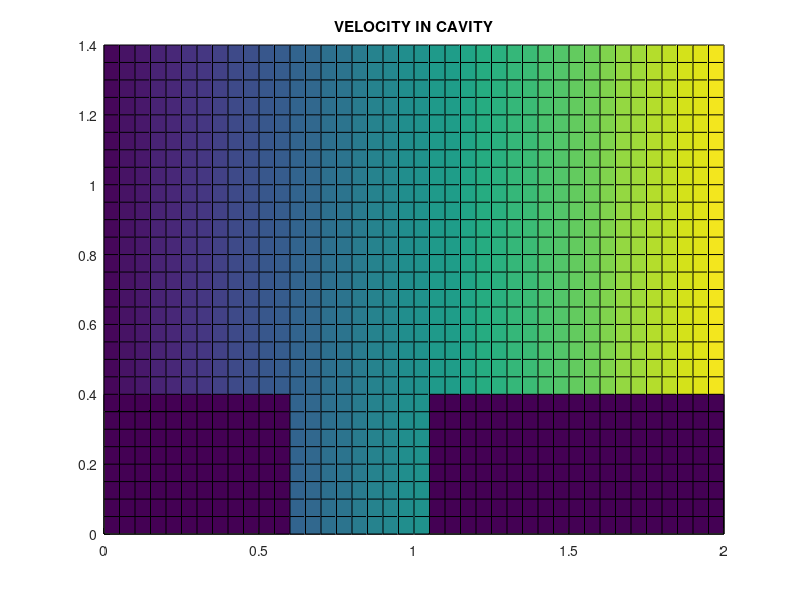

Recreate this plot in MATLAB.
function regular_grid
clear all;
close all;

%%%%%%%%%%%%%%%%%%%%%%%%%
CAPTURE = false;
%%%%%%%%%%%%%%%%%%%%%%%%%

MAXLOOP = 1000;
tolelance = 1e-10;

Xcav = 0.8;
WcavX = 0.4;
WcavY = 0.4;

L = 2;
W = 1;

dx = 0.05;
dy = 0.05;
x = 0:dx:L;
y = 0:dy:(W+WcavY);
[X,Y] = meshgrid(x,y);
dt = 0.01;

%% draw cavity
figure();
hold on;
drawCavity();

    function drawCavity()
        plot([0,Xcav-WcavX/2],[WcavY,WcavY],'k');
        plot([Xcav-WcavX/2,Xcav-WcavX/2],[WcavY,0],'k');
        plot([Xcav-WcavX/2,Xcav+WcavX/2],[0,0],'k');
        plot([Xcav+WcavX/2,Xcav+WcavX/2],[0,WcavY],'k');
        plot([Xcav+WcavX/2,L],[WcavY,WcavY],'k');
        plot([0,L],[W,W],'k')        
        title('VELOCITY IN CAVITY');
        patch([0 Xcav-WcavX/2 Xcav-WcavX/2 0],...
            [0 0 WcavY WcavY],'k');
        patch([Xcav+WcavX/2 Xcav+WcavX/2 L L],...
            [0 WcavY WcavY 0],'k');        
    end

    function drawVelocity()
        drawCavity();
        contour(X,Y,Phi,10,'LineColor','red');
        patch([Xobs-WobsX/2 Xobs-WobsX/2 Xobs+WobsX/2 Xobs+WobsX/2],...
            [0 WobsY WobsY 0],'k');
        drawnow limitrate;
        if(CAPTURE)
            frame = getframe(gcf);
            writeVideo(writerObj, frame);
        end
    end

    function drawPressure()
        
    end


%% initial condition
initCondition();
    function initCondition()
        u = 0*X;
        v = 0*Y;
        U = 1;
        V = 0;
        for yi=1:size(Y,1)
            for xi=1:size(X,2)
                if(X(yi,xi) < Xcav-WcavX/2 && Y(yi,xi) < WcavY)
                    continue;
                elseif(X(yi,xi) > Xcav+WcavX/2 && Y(yi,xi) < WcavY)
                    continue;
                else
                    u(yi,xi) = U*xi;
                    v(yi,xi) = V*yi;
                end
            end
        end
        surf(X,Y,u);
        rotate3d on;
    end
        
return;
% checkCFLcondition();

        function updateBoundaryCondition()
            for yi=1:size(Y,1)
                for xi=1:size(X,2)
                    if(X(yi,xi) < Xcav-WcavX/2 && Y(yi,xi) < WcavY)
                        continue;
                    elseif(X(yi,xi) > Xcav+WcavX/2 && Y(yi,xi) < WcavY)
                        continue;
                    else
                        % orthogonal velocity is zero
                        v(1,xi)=0;
                        u(yi,xi)=0;
                        v(end-1,xi) = 0;
                        u(yi,end-1) = 0;                                                
                        % wall-side velocity parallel to wall
                        u(i,0) = -u();
                        v() = -v();
                        u = -u();
                        v = -v();
                        % velocity neighbor to wall satisfies average velocity
                                                 
                        % wall-side velocity orthogonal to wall
                        
                        % low-side pressure
                        
                        % upper-side pressure
                        
                        % left-side pressure
                        
                        % right-side pressure
                        
                    end
                end
            end
        end


%% main routine
for time=1:100    
    for count=1:MAXLOOP
        for j=2:length(u)-1
            for i=2:length(u)-1
                us(i,j) = u(i,j) - dt*(...
                    u(i,j)*(u(i+1,j)-u(i-1,j))/(2*dx) + ...
                    v(i,j)*(v(i,j+1)-v(i,j-1))/(2*dy) + ...
                    (1/Re)*(...
                    (u(i+1,j)-2*u(i,j)+u(i+1,j))/(dx^2)+...
                    (u(i,j+1)-2*u(i,j)+u(i,j-1))/(dy^2)));
                vs(i,j) = v(i,j) - dt*(...
                    u(i,j)*(v(i+1,j)-v(i-1,j))/(2*dx) + ...
                    v(i,j)*(v(i,j+1)-v(i,j-1))/(2*dy) + ...
                    (1/Re)*(...
                    (v(i+1,j)-2*v(i,j)+v(i+1,j))/(dx^2)+...
                    (v(i,j+1)-2*v(i,j)+v(i,j-1))/(dy^2)));
                D(i,j) = 1/dt*(...
                    (us(i+1,j)-us(i-1,j))/(2*dx) + ...
                    (us(i,j+1)-us(i,j-1))/(2*dy));
                q(i,j) = (dx*dy)^2/(2*(dx^2+dy^2)) * (...
                    p(i+1,j)+p(i-1,j)/dx^2 + ...
                    p(i,j+1)+p(i,j-1)/dy^2 - ...
                    D(i,j));
            end
        end
        min(min(p(:))-min(q(:)))
        if(min(min(p(:))-min(q(:))) < tolerance)
            disp 'tolerance satisfied';
            break;
        end
    end
    u(i,j) = us(i,j) - dt*(p(i+1,j)-p(i-1,j))/(2*dx);
    v(i,j) = vs(i,j) - dt*(p(i,j+1)-p(i,j-1))/(2*dy);
    
    surf
end


end